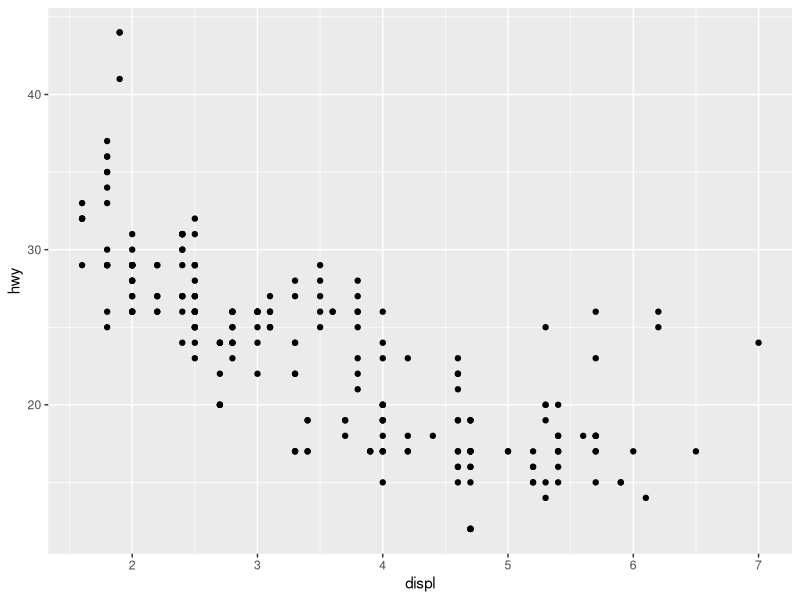
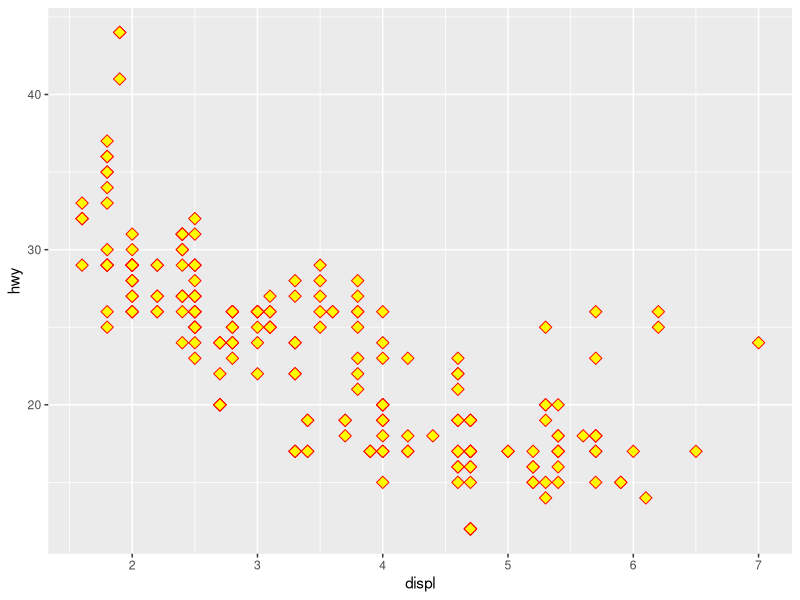
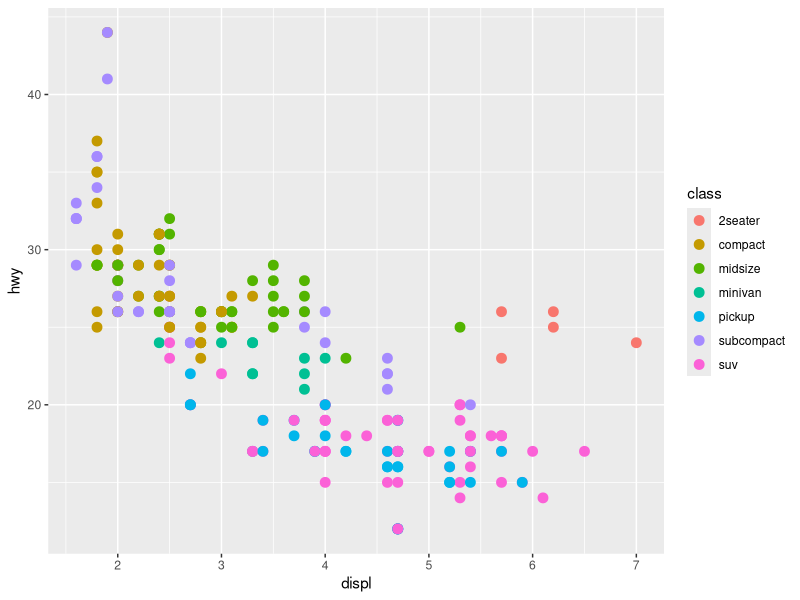
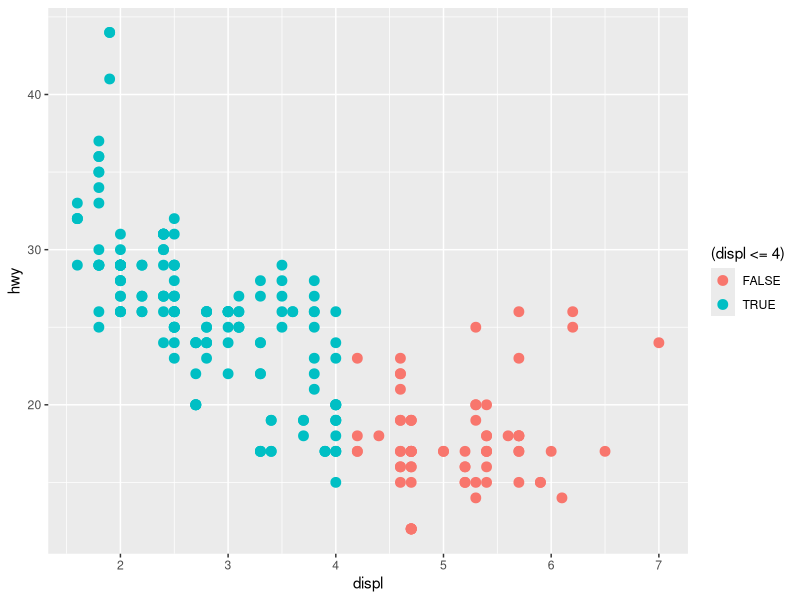
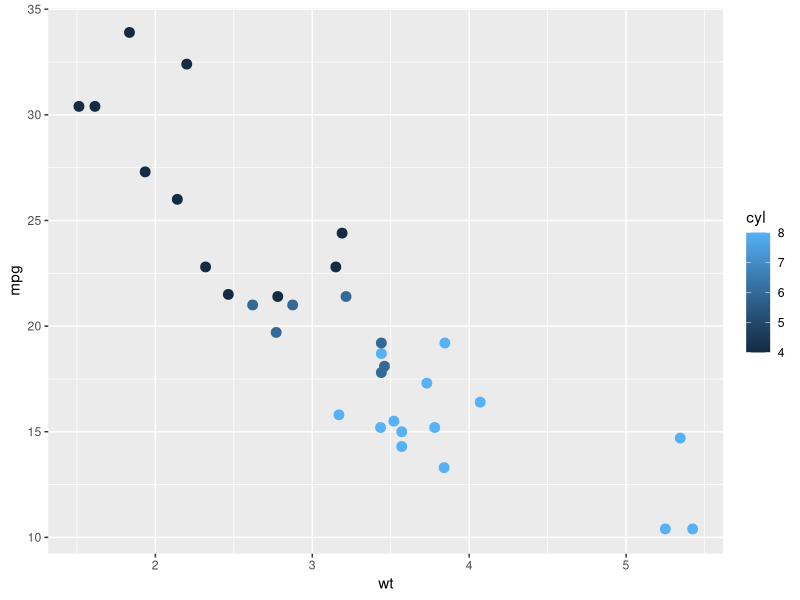
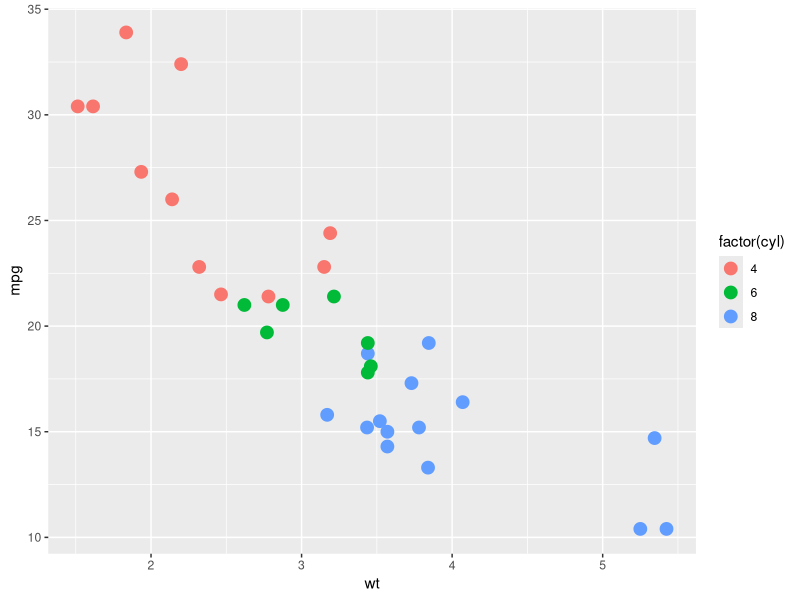
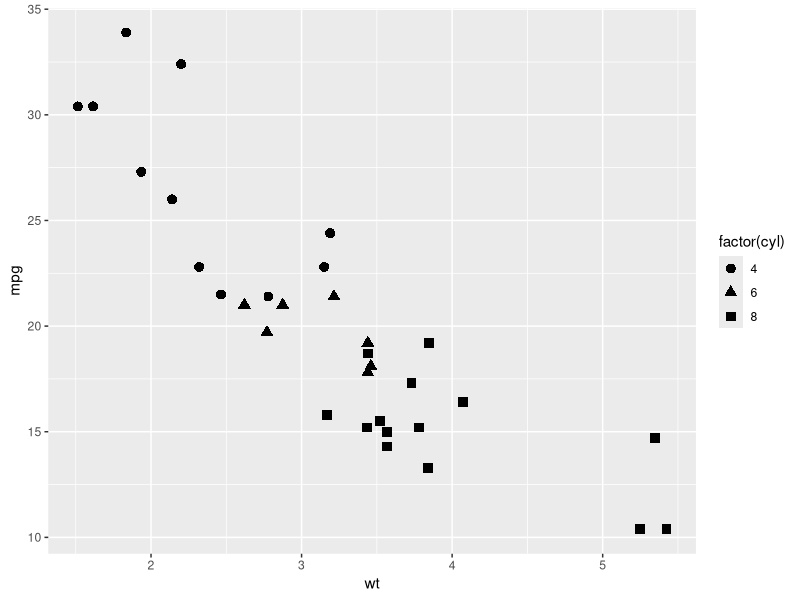

R code for these plots, in order:
## ---- chunk 1
knitr::opts_chunk$set(echo = TRUE)
library(ggplot2)
## ---- chunk 2
data(mpg)
# View(mpg) #leyendo datos
attach(mpg)
str(mpg)
## ---- chunk 3
p <- ggplot(data = mpg) # PASO 1
p + geom_point(aes(x=displ,y=hwy))

# ?geom_point # Buscar Ayuda
## ---- chunk 4
    p + geom_point(aes(x=displ,y=hwy), shape=23, size=3, color="red",fill="yellow")

## ---- chunk 5
p + geom_point(aes(x=displ,y=hwy, color=class),size=3)
## ---- chunk 6
p + geom_point(aes(x=displ,y=hwy, color=(displ <= 4) ), size=3)
## ---- chunk 7
#str(mtcars) # Nuevo Data Frame
    p <- ggplot(mtcars, aes(wt, mpg))
 
    p + geom_point(aes(colour = cyl), size=3) # No es un factor es número
## ---- chunk 8
p + geom_point(aes(colour = factor(cyl)), size=4)
## ---- chunk 9
p + geom_point(aes(shape = factor(cyl)), size=3)
